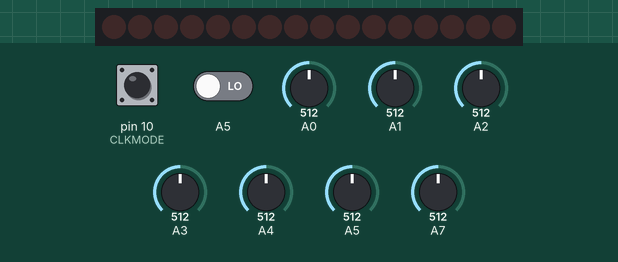
Simulated run of this sketch. Board: Arduino Nano, built with avr-gcc and run on an emulated ATmega328P. On the bench: 16 shift-register outputs drawn as a row of LEDs (first output left, lit = HIGH). Wiring (inferred from the names in the program): 2 × shift register (74HC595): data pin 11; shift clock pin 12; latch pin 8. Wiring (inferred from the signals the program sends): row of LEDs: on Q0, Q1, Q2, Q3, Q4, Q5, Q6, Q7, Q8, Q9, Q10, Q11, Q12, Q13, Q14, Q15. The inputs (shaded band) are chosen by the test bench; at power-on: pin 10 (CLKMODE) HIGH, A5 LOW, A0 = 512, A1 = 512, A2 = 512, A3 = 512, A4 = 512, A5 = 512, A7 = 512. Random numbers use the default seed unless the sketch sets one.

Above: at 1.2 s.
1.3 s: pin 10 (CLKMODE) pulled LOW for 3.2 s
At 5.0 s:
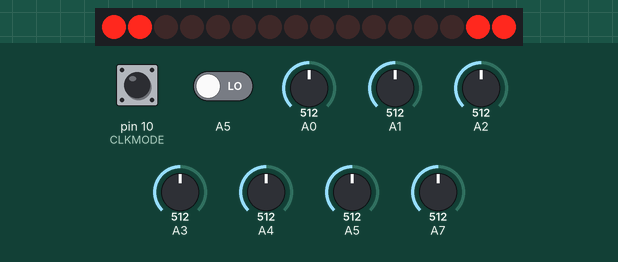
6.0 s: A5 driven HIGH
At 7.2 s:
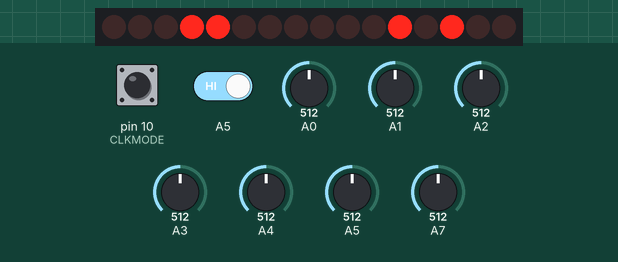
7.5 s: pin 10 (CLKMODE) pulled LOW for 0.15 s
At 8.5 s:
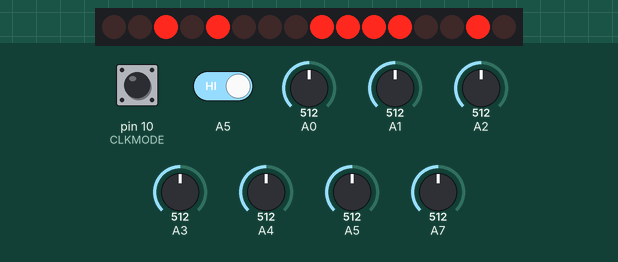
9.1 s: pin 10 (CLKMODE) pulled LOW for 1 s
At 10.4 s:
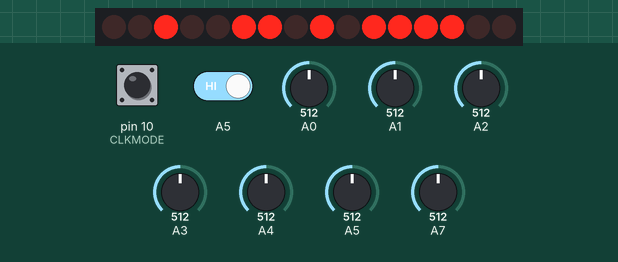
11.6 s: pin 10 (CLKMODE) pulled LOW for 0.15 s
At 12.8 s:
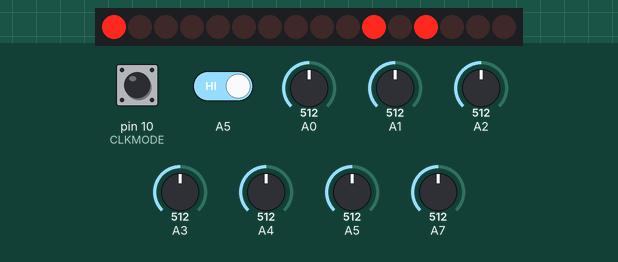
13.2 s: pin 10 (CLKMODE) pulled LOW for 3.2 s
At 16.5 s:
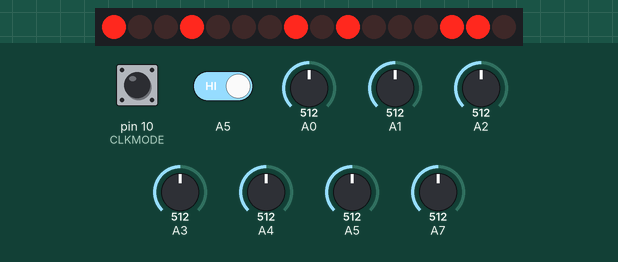
Timing chart, 0 to 18.0 s (numbered marks = the images above; inputs shaded):
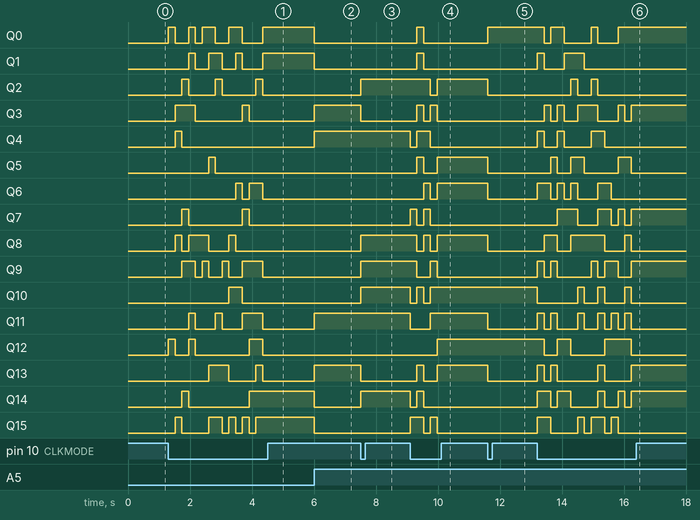

The sketch:

CellularAutomaton.ino
```cpp
/*
    Cellular Automaton

    Program to run an Arduino-based Cellular Automaton simulation of the
    NonlinearCircuits Cellular Automata Eurorack module. The original is
    a tour-de-force of 4xxx CMOS circuit design, but a microcontroller-
    based implementation is much simpler to design and assemble, probably
    cheaper, and also offers the possibility for additional functionality.

    This implementation has a voltage control for the probability of a
    cell being ON in each generation. This can be varied from 100% (the
    active cells are controlled entirely by the rules of the cellular
    automaton) to about 55% (the density of ON cells is generally lower
    and there are longer periods of inactivity). In addition, the seed
    cells (see below) can be activated with an adjustable random
    probability or by CV. In contrast to the original, the seed CVs
    affect the probability of the seed cells being ON rather than being
    a simple switch.

    The same rules as the original are implemented in the simulation. All
    cells except the corners use rule 150 (the cell itself and its
    orthogonal neighbours are all included in the XOR function) while the
    corner cells use rule 90 (only the orthogonal neighbours are counted).
    Each of the corner cells has a hidden off-grid seed cell neighbour
    which can be activated by an external CV.

    The rules are based on an extended multi-input XOR function - this is
    possible because the basic 2-input XOR function is associative. In
    practice this means that the output will be ON if the number of ON
    inputs is ODD, and OFF if the number of ON inputs is EVEN. In the
    simulation, if the cell count under the appropriate rule is ODD the
    cell will be ON in the next generation (or will have the possibility
    of being ON if the probability is < 100%).

    Control inputs for synth module:
    - four analogue inputs for seed cells, voltages set probability of
      the cell being on
    - pot for manual probability control of seed cells
    - CV input for probability of cell survival normalled to 5V
    - pot for survival CV level
    - external clock input, doubling as CV input for internal clock
    - switch for external/internal clock
    - pot for internal clock speed (CV level input, normalled to 5V)

    Outputs:
    - 16 gates, one for each cell
    - 3 CVs, one for top half of grid, one for bottom half and one for
      the whole grid (voltage levels as in the NLC original)

    C G Earnshaw 08 08 2024
*/

#define SRSTROBE 8
#define SRDATA 11
#define SRCLOCK 12
#define CLKMODE 10

uint8_t cell[6][6] = {0};
uint8_t next[6][6] = {0};
int16_t seed[4];
int16_t seedProb;
uint8_t lastClock = 0;
unsigned long genMillis = 0L;

void setup() {
  // put your setup code here, to run once:
  pinMode(SRSTROBE, OUTPUT);
  pinMode(SRCLOCK, OUTPUT);
  pinMode(SRDATA, OUTPUT);
  pinMode(CLKMODE, INPUT_PULLUP);
  randomSeed(analogRead(A6));
  //Serial.begin(115200);
}

void loop() {
  if (digitalRead(CLKMODE)) {
    // HIGH = switch open = external clock
    if (digitalRead(A5) != lastClock) {
      // Clock has changed...
       if (lastClock) {
        // ...and has gone low
        lastClock = 0;
      } else {
        // ...and has gone high, so update the CA
        updateCells();
        lastClock = 1;
      }
    }
  } else if ((millis() - genMillis) > exp((float) (1023 - analogRead(A5)) / 95.)) {
    // Internal clock and the CA needs updating
    genMillis = millis();
    updateCells();
  }
}

void setSeeds() {
  // Set some low-probability values in the off-grid seed cells
  analogRead(A0);
  seed[0] = analogRead(A0);
  analogRead(A0);
  seed[1] = analogRead(A1);
  analogRead(A2);
  seed[2] = analogRead(A2);
  analogRead(A3);
  seed[3] = analogRead(A3);
  analogRead(A7);
  seedProb = analogRead(A7);

  cell[1][0] = (random(1024) > 1023 - (seed[0] + seedProb)) ? 1 : 0;
  cell[1][5] = (random(1024) > 1023 - (seed[1] + seedProb)) ? 1 : 0;
  cell[4][0] = (random(1024) > 1023 - (seed[2] + seedProb)) ? 1 : 0;
  cell[4][5] = (random(1024) > 1023 - (seed[3] + seedProb)) ? 1 : 0;
}

void updateCells() {
  // Loop over the grid cells to work out which will be on in the next generation
  setSeeds();
  for (uint8_t i = 1; i < 5; i++) {
    for (uint8_t j = 1; j < 5; j++) {
      // Apply rule 90 to all cells
      uint8_t cellCount = cell[i-1][j] + cell[i+1][j] + cell[i][j-1] + cell[i][j+1];
      // Update to rule 150 for non-corner cells
      if (!(((1 == i) || (4 == i)) && ((1 == j) || (4 == j)))) {
        cellCount += cell[i][j];
      }
      // Apply survival probability to potentially ON cells
      if (cellCount & 0x01) {
        next[i][j] = (random(1750) > (1023 - analogRead(A4)) ? 1 : 0); // maximum useful ratio ~58%
      } else {
        next[i][j] = 0;
      }
    }
  }
  // Update the cells
  uint16_t cells = 0;
  for (uint8_t i = 1; i < 5; i++) {
    for (uint8_t j = 1; j < 5; j++) {
      cell[i][j] = next[i][j];
      cells <<= 1;
      cells |= cell[i][j];
    }
  }
  // Send the new generation to the gates and the display
  shiftReg(cells);
}

void shiftReg(uint16_t data) {
  //sends a 16-bit unsigned int to the 4094 shift registers
  digitalWrite(SRCLOCK, LOW);
  digitalWrite(SRSTROBE, LOW);
  shiftOut(SRDATA, SRCLOCK, LSBFIRST, data & 0x00FF);
  shiftOut(SRDATA, SRCLOCK, LSBFIRST, (data >> 8) & 0x00FF);
  digitalWrite(SRSTROBE, HIGH);
}
```

Measured:
- after the input at 1.3 s, Q0: LOW → HIGH at once, → LOW 0.22 s later, → HIGH 0.43 s later, → LOW 0.22 s later, … (9 changes in this stretch); Q1: goes HIGH 0.22 s, LOW 0.43 s, HIGH 0.43 s, LOW 0.43 s, HIGH 0.22 s, LOW 0.65 s, then HIGH, starting after 0.65 s
- after the input at 6.0 s, Q0, Q1, Q14, Q15: HIGH → LOW at once; Q3, Q4, Q11, Q13: LOW → HIGH at once
- after the input at 7.5 s, Q2, Q8–10, Q14: LOW → HIGH at once; Q3, Q13: HIGH → LOW at once
- after the input at 9.1 s, Q0, Q1: LOW → HIGH after 0.22 s, → LOW 0.22 s later
- after the input at 11.6 s, Q0: LOW → HIGH at once; Q2, Q5, Q6, Q8, Q11, Q13: HIGH → LOW at once
- after the input at 13.2 s, Q0: goes LOW 0.22 s, HIGH 0.43 s, LOW 0.87 s, HIGH 0.22 s, LOW 0.65 s, then HIGH, starting after 0.22 s; Q1: LOW → HIGH at once, → LOW 0.22 s later, → HIGH 0.65 s later, → LOW 0.65 s later
